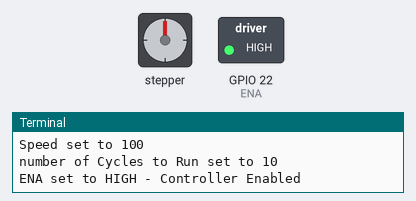
A program run on a simulated Raspberry Pi (BCM pin numbers). On the bench: stepper motor, switched loads named in the program (green lamp = pin HIGH), the last lines printed to the terminal. The stepper is drawn at 200 steps a turn; pins used as bus, display or sensor lines are not drawn. At 34.9 s the program stops and its outputs stay as they are.

Above: at 0.05 s.
At 0.75 s:
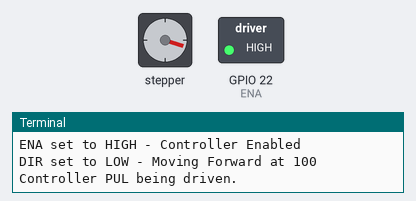
At 1.5 s:
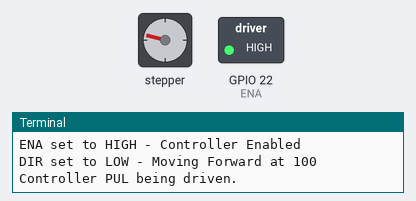
At 3.45 s:
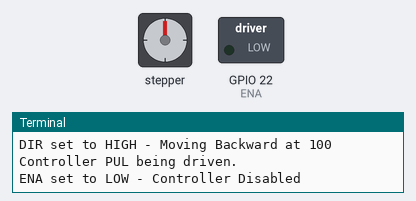
Timing chart, 0 to 4.0 s (numbered marks = the images above):
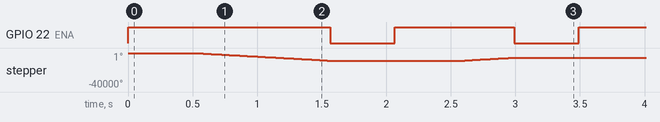

The program:

stepper_example.py
```python
# Based on: https://www.raspberrypi.org/forums/viewtopic.php?t=242928\.
#
# Software to drive 4 wire stepper motor using a TB6600 Driver
# PRi - RPi 3B
#
# Route 3.3 VDC to the controller "+" input for each: ENA, PUL, and DIR
#
# Connect GPIO pins as shown below) to the "-" input for each: ENA, PUL, and DIR
#
#
from time import sleep
import RPi.GPIO as GPIO
#
PUL = 17  # Stepper Drive Pulses
DIR = 27  # Controller Direction Bit (High for Controller default / LOW to Force a Direction Change).
ENA = 22  # Controller Enable Bit (High to Enable / LOW to Disable).
#
# NOTE: Leave DIR and ENA disconnected, and the controller WILL drive the motor in Default direction if PUL is applied.
#
#
#
def forward(pulse_interval, duration):
    GPIO.output(ENA, GPIO.HIGH)
    print('ENA set to HIGH - Controller Enabled')
    #
    sleep(.5) # pause due to a possible change direction
    GPIO.output(DIR, GPIO.LOW)
    print('DIR set to LOW - Moving Forward at ' + str(pulse_interval))
    print('Controller PUL being driven.')
    for x in range(duration):
        GPIO.output(PUL, GPIO.HIGH)
        sleep(pulse_interval * 10 ** (-6))
        GPIO.output(PUL, GPIO.LOW)
        sleep(pulse_interval * 10 ** (-6))
    GPIO.output(ENA, GPIO.LOW)
    print('ENA set to LOW - Controller Disabled')
    sleep(.5) # pause for possible change direction
    return
#
#
def reverse(pulse_interval, duration):
    GPIO.output(ENA, GPIO.HIGH)
    print('ENA set to HIGH - Controller Enabled')
    #
    sleep(.5) # pause due to a possible change direction
    GPIO.output(DIR, GPIO.HIGH)
    print('DIR set to HIGH - Moving Backward at ' + str(pulse_interval))
    print('Controller PUL being driven.')
    #
    for y in range(duration):
        GPIO.output(PUL, GPIO.HIGH)
        sleep(pulse_interval * 10 ** (-6))
        GPIO.output(PUL, GPIO.LOW)
        sleep(pulse_interval * 10 ** (-6))
    GPIO.output(ENA, GPIO.LOW)
    print('ENA set to LOW - Controller Disabled')
    sleep(.5) # pause for possible change direction
    return

def run_cycle(cycles):
    GPIO.setmode(GPIO.BCM)
    # GPIO.setmode(GPIO.BOARD) # Do NOT use GPIO.BOARD mode. Here for comparison only.
    #
    GPIO.setup(PUL, GPIO.OUT)
    GPIO.setup(DIR, GPIO.OUT)
    GPIO.setup(ENA, GPIO.OUT)
    #
    print('PUL = GPIO 17 - RPi Pin #11')
    print('DIR = GPIO 27 - RPi Pin #13')
    print('ENA = GPIO 22 - RPi Pin #15')

    #
    print('Initialization Completed')
    #
    # Could have usesd only one DURATION constant but chose two. This gives play options.
    durationFwd = 5000 # This is the duration of the motor spinning. used for forward direction
    durationBwd = 2000 # This is the duration of the motor spinning. used for reverse direction
    print('Duration Fwd set to ' + str(durationFwd))
    print('Duration Bwd set to ' + str(durationBwd))
    #
    pulse_interval = 100 # This is actualy a delay interval between PUL pulses - effectively sets the mtor rotation speed (in micro seconds)
    print('Speed set to ' + str(pulse_interval))
    #
    cyclecount = 0 # This is the iteration of cycles to be run once program is started.
    print('number of Cycles to Run set to ' + str(cycles))

    while cyclecount < cycles:
        forward(pulse_interval, durationFwd)
        reverse(pulse_interval, durationBwd)
        cyclecount = (cyclecount + 1)
        print('Number of cycles completed: ' + str(cyclecount))
        print('Number of cycles remaining: ' + str(cycles - cyclecount))

    GPIO.cleanup()
    print('Cycling Completed')

if __name__ == '__main__':
    run_cycle(10)
```

Measured:
- by itself, GPIO 22 (ENA): repeats every 3.5 s: LOW 0.50 s, HIGH 0.93 s, LOW 0.50 s, HIGH 1.6 s
